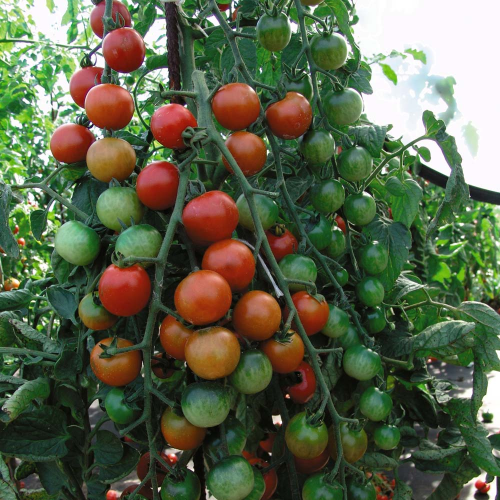
#> input picture tomato_cropper/tomatoImages/images.duckduckgo.com.jpeg, 1000 x 1000 px (shown at 1/2 size)
$ python tomatoCropper.py   (Python 2 division)   (older library calls are emulated)
#> lines starting #> are read from the running program, lines starting #| are printed output that depends on the picture
import cv2
import cv2.cv as cv
import Image
import numpy as np
import os
from os import listdir
from os.path import isfile, join

'''
Requires that three folders be present where the script is run:
tomatoImages = raw, unprocessed images
croppedImages = after finding circles
resizedImages = resized to 50 x 50

The functions named crop don't actually crop, just find circles,  I never got
the circles to reliably work so I didn't figure out a way to crop stuff out

a complementary program that might help to develop would be one to filter through a directory, show images and have user assign as tomato or not, then sort accordingly.
With heuristically mined data, it would allow us to maintain 100% accuracy with greatly increased throughput time
'''

def resize_images(image_list):
	size = 50, 50
	resized_images = {}

	for image in image_list:
		title = 'resized_' + image.split('_')[1].split('.')[0]
		image = Image.open(image)
		image.thumbnail(size, Image.ANTIALIAS)
		resized_images[image] = title

	os.chdir('../resizedImages')

	for image in resized_images:
		image.save(resized_images[image], 'PNG')

def get_images():
	return [ f for f in listdir('./tomatoImages') if isfile(join('./tomatoImages',f)) ]

#from a CV tutorial about finding circles
def testCV(image_list):
    os.chdir('./tomatoImages')
    cropped_images = {}

    for image in image_list:
        img = cv2.imread(image,1) # read in image
#> img is the input picture: shape (1000, 1000, 3); mean B, G, R 74, 99.5, 91.2
        img2 = cv2.medianBlur(img,5) #duplicate and blur
        img2 = cv2.Canny(img2,.9,.6,3) #canny edge detect on blurred
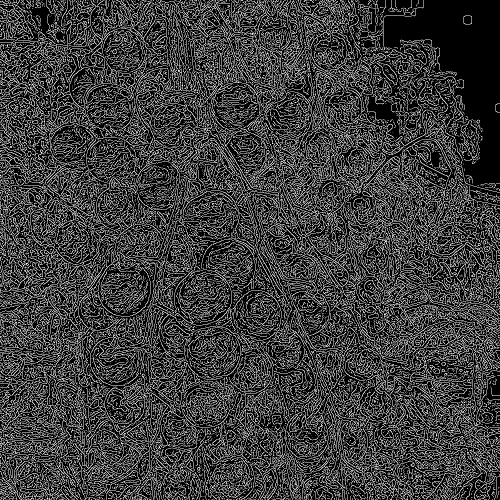
#> img2: shape (1000, 1000) (shown at 1/2 size); 24% white in thin lines or dots
        #cimg = cv2.cvtColor(img,cv2.COLOR_GRAY2BGR) #not sure
        circles = cv2.HoughCircles(img2,cv.CV_HOUGH_GRADIENT,1,20,
		                            param1=100,param2=50,minRadius=10,maxRadius=75) #find circcles in detected edge img (play with params to improve performance)
#> circles = 1069 rows, first 8: [214.5, 809.5, 74.4], [585.5, 488.5, 74.4], [865.5, 503.5, 74.4], [338.5, 244.5, 74.4], [792.5, 649.5, 71.1], [232.5, 668.5, 74.4], [234.5, 295.5, 74.4], [346.5, 662.5, 74.4]
        circles = np.uint16(np.around(circles)) #make nparray of [[xcent,ycent,radius]]
#> circles = 1069 rows, first 8: [214, 810, 74], [586, 488, 74], [866, 504, 74], [338, 244, 74], [792, 650, 71], [232, 668, 74], [234, 296, 74], [346, 662, 74]
        '''
         May want to experiment with different min/max radii, if the min is too
		small, it will find circles in everything, also high resolution images
		take forever, may want to scale them down first param1 and 2 seem to have sig. effect on results
        '''
    cropped_images['cropped_' + image] = img2 #?
    ''' #maybe split function here?'''
    os.chdir('../croppedImages') #switch to cropped directory
    croppedImgPadSize = 30 #HOW MUCH PIXEL PADDING AROUND CIRCLE WHEN CROPPED
    xx = 0
    for i in circles[0,:]:#for each circle found
        xx += 1
        print str(i[0]) + " " + str(i[1]) + " " + str(i[2]) #print circle info
        cv2.imwrite(str(xx)+".png",img[i[0]-i[2]-croppedImgPadSize:i[2]+i[0]+croppedImgPadSize,i[1]-i[2]-croppedImgPadSize:i[1]+i[2]+croppedImgPadSize]) #write img of circle contents w/ pad
        if i[2] > 100:#?
# draw the outer circle
            cv2.circle(img2,(i[0],i[1]),i[2],(0,255,0),2)
# draw the center of the circle
            cv2.circle(img2,(i[0],i[1]),2,(0,0,255),3)
#> this loop made 1069 passes
#| 214 810 74
#| 586 488 74
#| 866 504 74
#| 338 244 74
#| 792 650 71
#| 232 668 74
#| 234 296 74
#| 346 662 74
#> (further printed lines are left out)
#> pass 1, in testCV, `cv2.imwrite(str(xx)+".png",img[i[0]-i[2]-croppedImgPadSize:i[2]+i[0]+c..`:
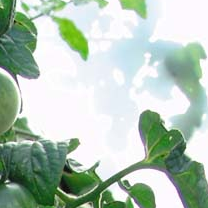
#> saved as 1.png: shape (208, 208, 3); mean B, G, R 183, 197.3, 178.8
#> pass 2, in testCV, `cv2.imwrite(str(xx)+".png",img[i[0]-i[2]-croppedImgPadSize:i[2]+i[0]+c..`:
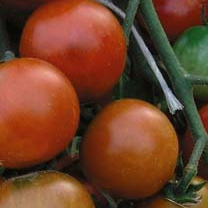
#> saved as 2.png: shape (208, 208, 3); mean B, G, R 40.4, 65.1, 111.6
#> after the loop, xx = 1069


    #for image in cropped_images:
    #    cv2.imwrite(image, img2)

    return cropped_images.keys() #?

def crop_and_resize(image_list):
	cropped_images = testCV(image_list)
	resize_images(cropped_images) #current dir = croppedImages
'''#maybe resize before saving file? will savve hella memory+time'''

def main():
	testCV(get_images())

main()
